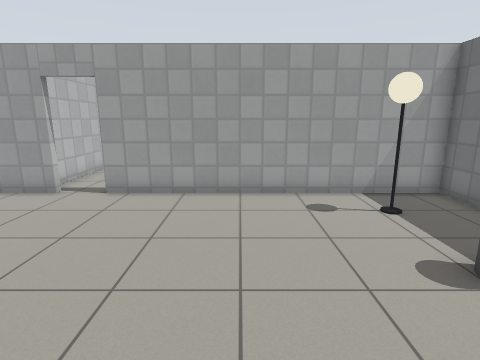
View 1 (above)

16 first-person views from a walk through a Gazebo world. The camera is 1.3 m above the floor, tilts 12° down and sees 80° across. The floor is counted in squares, 0.5 m on a side. Each view is taken from the middle of a square. On the plan, view 1 faces up. The plan holds only what a view shows up to about 19 squares ahead; the rest is blank. Simple patterns stand in for the simulator's built-in surfaces. Simple shapes stand in for some stock models. Some surface patterns are stand-ins.

View 2
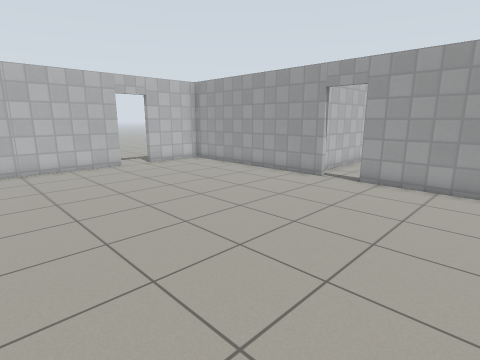

View 3
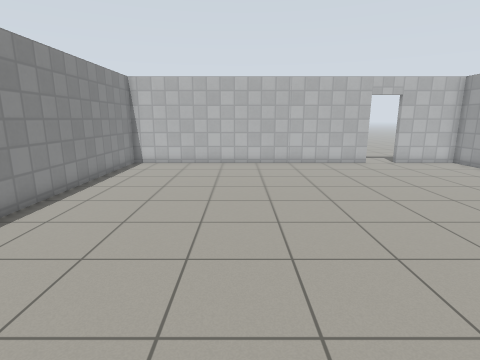

View 4
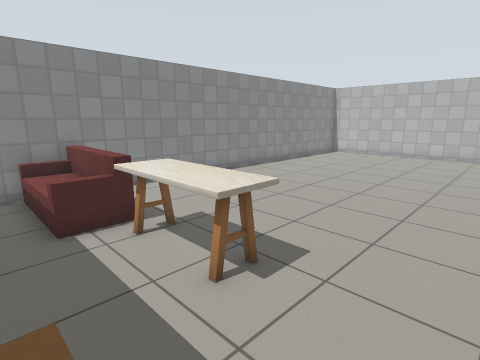

View 5
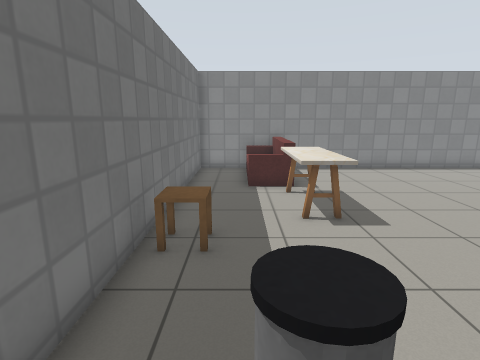

View 6
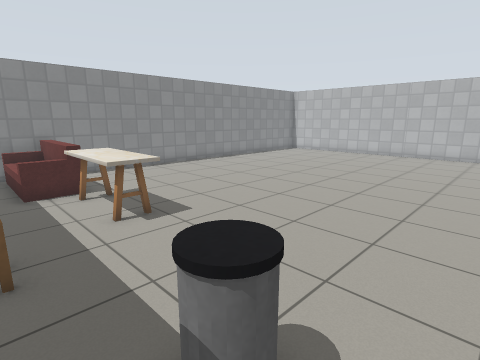

View 7
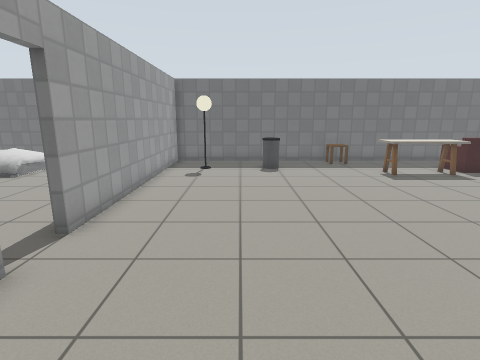

View 8
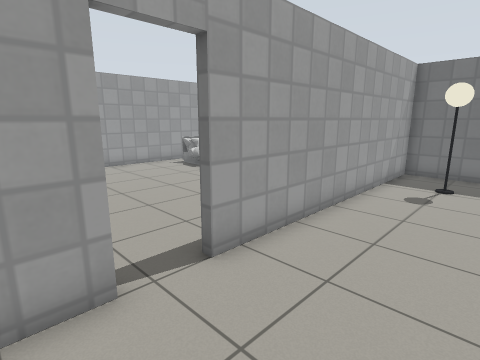

View 9
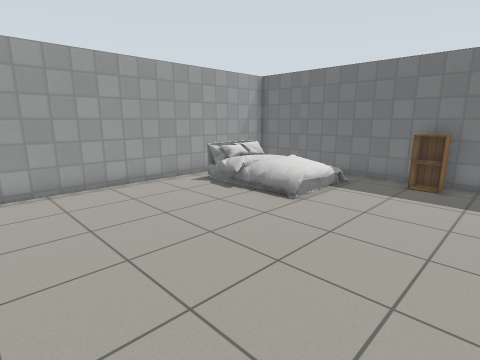

View 10
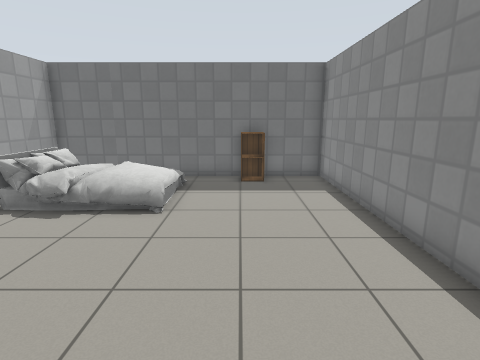

View 11
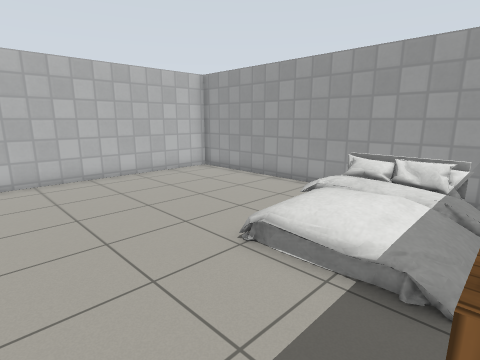

View 12
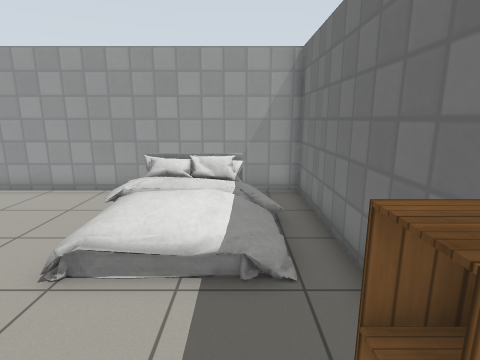

View 13
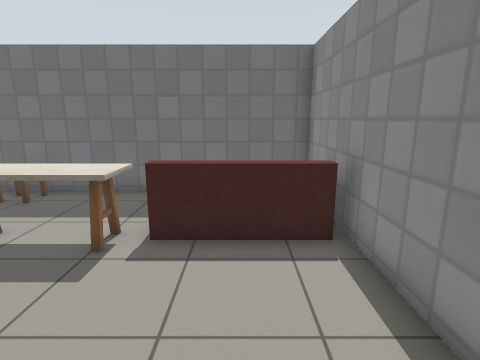

View 14
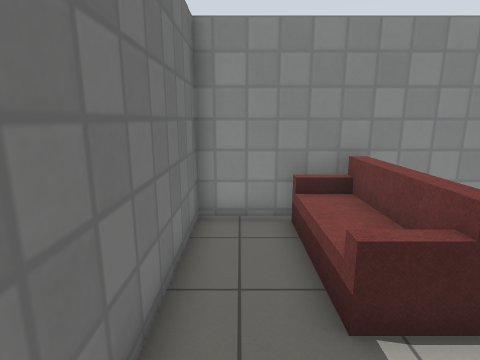

View 15
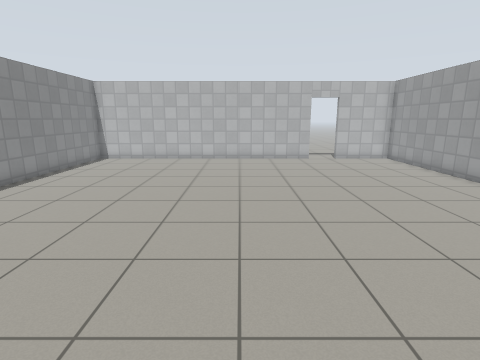

View 16
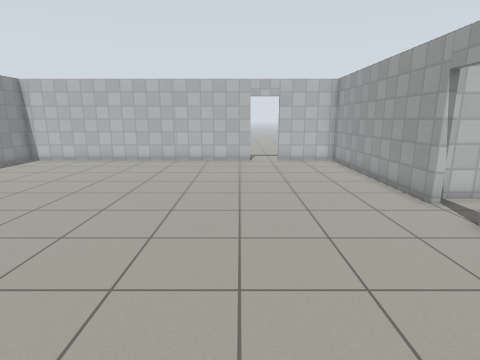

### Floor plan
Points are (right, up) in squares from view 1. A wall is a line through its corners. A room is listed if a view was taken in it or the views show most of it. See-through windows are left out.
Room 1 (views 1, 2, 3, 4, 5, 6, 7, 8, 13, 14, 15, 16)
walls: (-6.6, 10) (-16.3, 10) (-16.3, 6.4); (-16.3, 4.7) (-16.3, -9.4) (7.1, -9.4) (7.1, 10) (-4.8, 10)
ways out: open door at (-5.5, 10) to room 2; open door at (-16.5, 5.5)
objects: kitchen table (2, -5) to (4, -1); sofa (3, -9) to (5, -5); bin (4, 4) to (5, 5); lamp (4, 8) to (5, 8); side table (6, 0) to (6, 1)
Room 2 (views 9, 10, 11, 12)
walls: (-2, 10.3) (7.1, 10.3) (7.1, 22.4) (-7.2, 22.4) (-7.2, 10.6)
ways out: open door at (-5.5, 10) to room 1
objects: bed (2, 16) to (6, 21); cabinet (6, 13) to (6, 14)

Where each view was taken, in squares from view 1:
view 1: 0 up, 0 right, facing up
view 2: 2 down, 0 right, facing up-left
view 3: 3 down, 1 right, facing left
view 4: 2 up, 6 right, facing down-left
view 5: 6 up, 5 right, facing down
view 6: 6 up, 6 right, facing down-left
view 7: 6 up, 11 left, facing right
view 8: 6 up, 8 left, facing up-right
view 9: 11 up, 6 left, facing up-right
view 10: 14 up, 6 left, facing right
view 11: 12 up, 6 right, facing up-left
view 12: 12 up, 5 right, facing up
view 13: 7 down, 3 left, facing right
view 14: 2 down, 6 right, facing down
view 15: 0 up, 3 right, facing left
view 16: 4 up, 2 right, facing left
